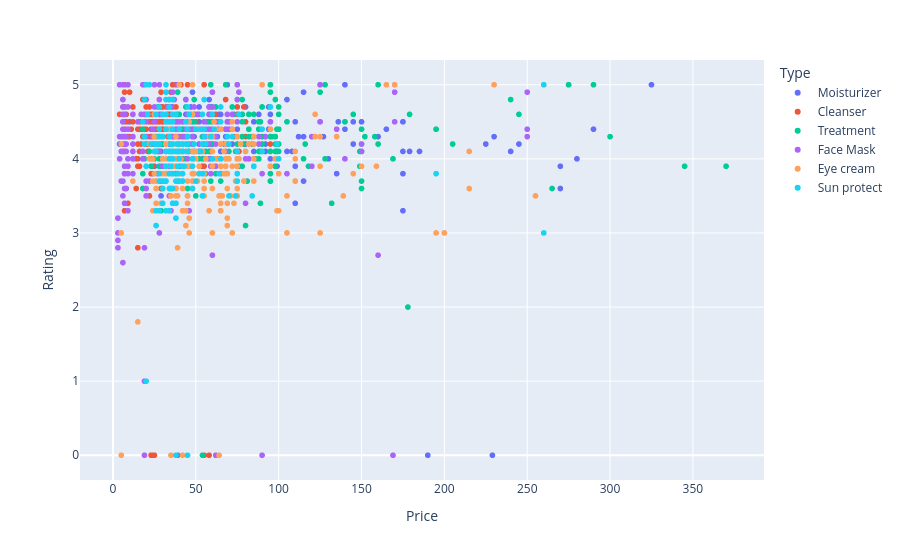

The cell this chart's notebook holds for it:
### Code cell
# Correlation Price X Rating
px.scatter(df_cosmetics, x='Price', y='Rating', color='Type', hover_data=['Brand'])

### Figure 1 — Plotly figure (JSON) as saved in the notebook; plotly's stock layout.template omitted (floating-point values rounded to 4 significant figures; data arrays with more than 128 entries replaced by an {"elided": "..."} marker saying what was removed)
{"data": [{"customdata": {"elided": "298x1 str values"}, "hovertemplate": "Type=Moisturizer<br>Price=%{x}<br>Rating=%{y}<br>Brand=%{customdata[0]}<extra></extra>", "legendgroup": "Moisturizer", "marker": {"color": "#636efa", "symbol": "circle"}, "mode": "markers", "name": "Moisturizer", "showlegend": true, "type": "scattergl", "x": {"elided": "298 int values"}, "xaxis": "x", "y": {"elided": "298 float values"}, "yaxis": "y"}, {"customdata": {"elided": "281x1 str values"}, "hovertemplate": "Type=Cleanser<br>Price=%{x}<br>Rating=%{y}<br>Brand=%{customdata[0]}<extra></extra>", "legendgroup": "Cleanser", "marker": {"color": "#EF553B", "symbol": "circle"}, "mode": "markers", "name": "Cleanser", "showlegend": true, "type": "scattergl", "x": {"elided": "281 int values"}, "xaxis": "x", "y": {"elided": "281 float values"}, "yaxis": "y"}, {"customdata": {"elided": "248x1 str values"}, "hovertemplate": "Type=Treatment<br>Price=%{x}<br>Rating=%{y}<br>Brand=%{customdata[0]}<extra></extra>", "legendgroup": "Treatment", "marker": {"color": "#00cc96", "symbol": "circle"}, "mode": "markers", "name": "Treatment", "showlegend": true, "type": "scattergl", "x": {"elided": "248 int values"}, "xaxis": "x", "y": {"elided": "248 float values"}, "yaxis": "y"}, {"customdata": {"elided": "266x1 str values"}, "hovertemplate": "Type=Face Mask<br>Price=%{x}<br>Rating=%{y}<br>Brand=%{customdata[0]}<extra></extra>", "legendgroup": "Face Mask", "marker": {"color": "#ab63fa", "symbol": "circle"}, "mode": "markers", "name": "Face Mask", "showlegend": true, "type": "scattergl", "x": {"elided": "266 int values"}, "xaxis": "x", "y": {"elided": "266 float values"}, "yaxis": "y"}, {"customdata": {"elided": "209x1 str values"}, "hovertemplate": "Type=Eye cream<br>Price=%{x}<br>Rating=%{y}<br>Brand=%{customdata[0]}<extra></extra>", "legendgroup": "Eye cream", "marker": {"color": "#FFA15A", "symbol": "circle"}, "mode": "markers", "name": "Eye cream", "showlegend": true, "type": "scattergl", "x": {"elided": "209 int values"}, "xaxis": "x", "y": {"elided": "209 float values"}, "yaxis": "y"}, {"customdata": {"elided": "170x1 str values"}, "hovertemplate": "Type=Sun protect<br>Price=%{x}<br>Rating=%{y}<br>Brand=%{customdata[0]}<extra></extra>", "legendgroup": "Sun protect", "marker": {"color": "#19d3f3", "symbol": "circle"}, "mode": "markers", "name": "Sun protect", "showlegend": true, "type": "scattergl", "x": {"elided": "170 int values"}, "xaxis": "x", "y": {"elided": "170 float values"}, "yaxis": "y"}], "layout": {"legend": {"title": {"text": "Type"}, "tracegroupgap": 0}, "margin": {"t": 60}, "xaxis": {"anchor": "y", "domain": [0, 1], "title": {"text": "Price"}}, "yaxis": {"anchor": "x", "domain": [0, 1], "title": {"text": "Rating"}}}}
